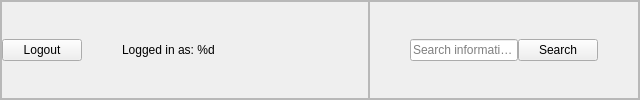
            <widget class="QFrame" name="faculty_menu_container">
             <property name="frameShape">
              <enum>QFrame::StyledPanel</enum>
             </property>
             <property name="frameShadow">
              <enum>QFrame::Raised</enum>
             </property>
             <layout class="QHBoxLayout" name="horizontalLayout_8">
              <property name="spacing">
               <number>0</number>
              </property>
              <property name="leftMargin">
               <number>0</number>
              </property>
              <property name="topMargin">
               <number>0</number>
              </property>
              <property name="rightMargin">
               <number>0</number>
              </property>
              <property name="bottomMargin">
               <number>0</number>
              </property>
              <item>
               <widget class="QFrame" name="faculty_button_container">
                <property name="frameShape">
                 <enum>QFrame::StyledPanel</enum>
                </property>
                <property name="frameShadow">
                 <enum>QFrame::Raised</enum>
                </property>
                <layout class="QHBoxLayout" name="horizontalLayout_10">
                 <property name="spacing">
                  <number>0</number>
                 </property>
                 <property name="leftMargin">
                  <number>0</number>
                 </property>
                 <property name="topMargin">
                  <number>0</number>
                 </property>
                 <property name="rightMargin">
                  <number>0</number>
                 </property>
                 <property name="bottomMargin">
                  <number>0</number>
                 </property>
                 <item>
                  <widget class="QPushButton" name="faculty_logout_button">
                   <property name="text">
                    <string>Logout</string>
                   </property>
                  </widget>
                 </item>
                 <item>
                  <spacer name="horizontalSpacer_13">
                   <property name="orientation">
                    <enum>Qt::Horizontal</enum>
                   </property>
                   <property name="sizeHint" stdset="0">
                    <size>
                     <width>40</width>
                     <height>20</height>
                    </size>
                   </property>
                  </spacer>
                 </item>
                 <item>
                  <widget class="QLabel" name="faculty_label">
                   <property name="text">
                    <string>Logged in as: %d</string>
                   </property>
                  </widget>
                 </item>
                 <item>
                  <spacer name="horizontalSpacer_6">
                   <property name="orientation">
                    <enum>Qt::Horizontal</enum>
                   </property>
                   <property name="sizeHint" stdset="0">
                    <size>
                     <width>153</width>
                     <height>20</height>
                    </size>
                   </property>
                  </spacer>
                 </item>
                </layout>
               </widget>
              </item>
              <item>
               <widget class="QFrame" name="faculty_search_container">
                <property name="frameShape">
                 <enum>QFrame::StyledPanel</enum>
                </property>
                <property name="frameShadow">
                 <enum>QFrame::Raised</enum>
                </property>
                <layout class="QHBoxLayout" name="horizontalLayout_9">
                 <property name="spacing">
                  <number>0</number>
                 </property>
                 <property name="leftMargin">
                  <number>0</number>
                 </property>
                 <property name="topMargin">
                  <number>0</number>
                 </property>
                 <property name="rightMargin">
                  <number>0</number>
                 </property>
                 <property name="bottomMargin">
                  <number>0</number>
                 </property>
                 <item>
                  <spacer name="horizontalSpacer_8">
                   <property name="orientation">
                    <enum>Qt::Horizontal</enum>
                   </property>
                   <property name="sizeHint" stdset="0">
                    <size>
                     <width>40</width>
                     <height>20</height>
                    </size>
                   </property>
                  </spacer>
                 </item>
                 <item>
                  <widget class="QLineEdit" name="faculty_search_bar">
                   <property name="placeholderText">
                    <string>Search information...</string>
                   </property>
                  </widget>
                 </item>
                 <item>
                  <widget class="QPushButton" name="faculty_search_button">
                   <property name="text">
                    <string>Search</string>
                   </property>
                  </widget>
                 </item>
                 <item>
                  <spacer name="horizontalSpacer_9">
                   <property name="orientation">
                    <enum>Qt::Horizontal</enum>
                   </property>
                   <property name="sizeHint" stdset="0">
                    <size>
                     <width>40</width>
                     <height>20</height>
                    </size>
                   </property>
                  </spacer>
                 </item>
                </layout>
               </widget>
              </item>
             </layout>
            </widget>
